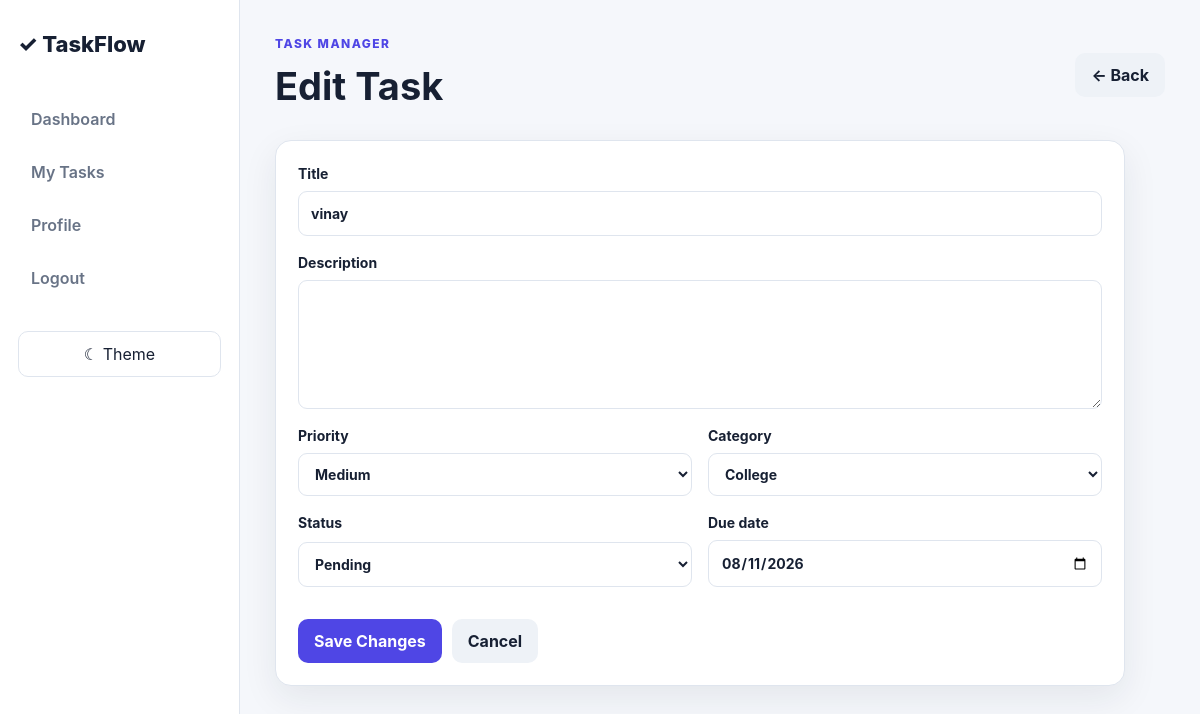
Screenshot of /tasks/2/edit (signed in) with the database file from the repository.
### models/task.py (models this page shows, shortened)
class Task(db.Model):
    __tablename__ = "tasks"
    id = db.Column(db.Integer, primary_key=True)
    user_id = db.Column(db.Integer, db.ForeignKey("users.id"), nullable=False)
    title = db.Column(db.String(150), nullable=False)
    description = db.Column(db.Text, default="")
    priority = db.Column(db.String(20), default="Medium", nullable=False)
    category = db.Column(db.String(30), default="Other", nullable=False)
    status = db.Column(db.String(30), default="Pending", nullable=False)
    due_date = db.Column(db.Date, nullable=True)
    created_at = db.Column(db.DateTime, default=lambda: datetime.now(timezone.utc), nullable=False)
    updated_at = db.Column(
        db.DateTime,
        default=lambda: datetime.now(timezone.utc),
        onupdate=lambda: datetime.now(timezone.utc),
        nullable=False,
    )

### routes/tasks.py (the view, shortened to what this page needs)
@tasks_bp.route("/tasks/<int:task_id>/edit", methods=["GET", "POST"])
@login_required
def edit_task(task_id):
    task = get_owned_task(task_id)
    if not task:
        flash("Task not found.", "error")
        return redirect(url_for("tasks.tasks"))
    return render_template("edit_task.html", task=task)

### app.py (called while the page is built)
def create_app():
    app = Flask(__name__)
    app.config.from_object(Config)
    db.init_app(app)
    login_manager = LoginManager()
    login_manager.login_view = "auth.login"
    login_manager.login_message = "Please log in to continue."
    login_manager.init_app(app)
    @login_manager.user_loader
    def load_user(user_id):
        return User.query.get(int(user_id))
    app.register_blueprint(auth_bp)
    app.register_blueprint(dashboard_bp)
    app.register_blueprint(tasks_bp)
    with app.app_context():
        db.create_all()
    return app

### routes/tasks.py (called while the page is built)
def get_owned_task(task_id):
    return Task.query.filter_by(id=task_id, user_id=current_user.id).first()

### templates/edit_task.html (shortened to what this page needs)
{% extends "base.html" %}
{% block content %}
<div class="page-header">
    <div><p class="eyebrow">Task Manager</p><h1>Edit Task</h1></div>
    <a class="btn secondary" href="{{ url_for('tasks.tasks') }}">← Back</a>
</div>
<section class="panel narrow">
    <form method="post" class="form-stack">
        <label>Title
            <input name="title" maxlength="150" value="{{ task.title }}" required>
        </label>
        <label>Description
            <textarea name="description" rows="5">{{ task.description }}</textarea>
        </label>
        <div class="form-grid">
            <label>Priority
                <select name="priority">
                    {% for value in ["High", "Medium", "Low"] %}
                    <option {% if task.priority == value %}selected{% endif %}>{{ value }}</option>
                    {% endfor %}
                </select>
            </label>
            <label>Category
                <select name="category">
                    {% for value in ["College", "Personal", "Work", "Other"] %}
                    <option {% if task.category == value %}selected{% endif %}>{{ value }}</option>
                    {% endfor %}
                </select>
            </label>
            <label>Status
                <select name="status">
                    {% for value in ["Pending", "In Progress", "Completed"] %}
                    <option {% if task.status == value %}selected{% endif %}>{{ value }}</option>
                    {% endfor %}
                </select>
            </label>
            <label>Due date
                <input type="date" name="due_date" value="{{ task.due_date.isoformat() if task.due_date else '' }}">
            </label>
        </div>
        <div class="button-row">
            <button class="btn primary" type="submit">Save Changes</button>
            <a class="btn secondary" href="{{ url_for('tasks.tasks') }}">Cancel</a>
        </div>
    </form>
</section>
{% endblock %}

### static/css/style.css (style rules this page uses)
* { box-sizing: border-box; }
:root { --bg: #f5f7fb; --surface: #ffffff; --surface-2: #eef2f7; --text: #172033; --muted: #687386; --border: #dfe5ee; --primary: #4f46e5; --primary-dark: #3730a3; --danger: #dc2626; --success: #15803d; --shadow: 0 12px 35px rgba(23, 32, 51, .08); }
body { margin: 0; background: var(--bg); color: var(--text); font-family: Inter, ui-sans-serif, system-ui, -apple-system, BlinkMacSystemFont, "Segoe UI", sans-serif; line-height: 1.5; }
a { color: var(--primary); text-decoration: none; }
button, input, select, textarea { font: inherit; }
.page-header { display: flex; justify-content: space-between; gap: 20px; align-items: center; margin-bottom: 25px; }
.page-header h1 { margin: 0; font-size: clamp(26px, 4vw, 38px); }
.eyebrow { color: var(--primary); font-weight: 800; text-transform: uppercase; font-size: 12px; letter-spacing: .12em; margin: 0 0 5px; }
.btn { border: 0; border-radius: 10px; padding: 10px 16px; cursor: pointer; display: inline-flex; align-items: center; justify-content: center; font-weight: 700; }
.btn.primary { background: var(--primary); color: white; }
.btn.secondary { background: var(--surface-2); color: var(--text); }
.panel { background: var(--surface); border: 1px solid var(--border); border-radius: 16px; padding: 22px; box-shadow: var(--shadow); margin-bottom: 20px; }
.panel.narrow { max-width: 850px; }
input, select, textarea { width: 100%; border: 1px solid var(--border); background: var(--surface); color: var(--text); border-radius: 9px; padding: 11px 12px; outline: none; }
label { display: grid; gap: 7px; font-weight: 700; font-size: 14px; }
.form-stack { display: grid; gap: 16px; }
.form-grid { display: grid; grid-template-columns: repeat(2, 1fr); gap: 16px; margin-bottom: 16px; }
.button-row { display: flex; gap: 10px; }

### rows the page displays
Task: title "vinay", priority "Medium", category "College", status "Pending", due_date "08/11/2026"
